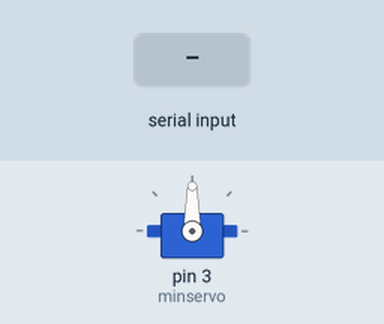
Simulated run of this sketch. Board: Arduino Uno, built with avr-gcc and run on an emulated ATmega328P. Parts: servo. The inputs (shaded band) are chosen by the test bench.

Above: at 1.2 s.
1.3 s: "1" received over Serial
At 2.3 s:
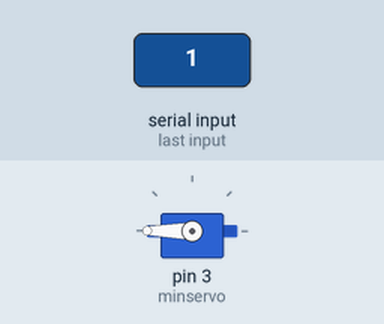
2.8 s: "0" received over Serial
At 3.4 s:
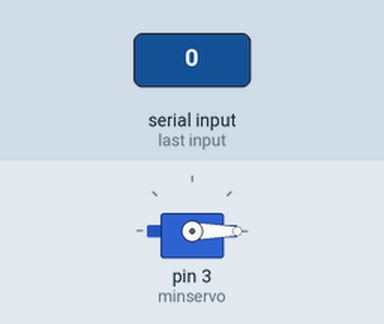
Timing chart, 0 to 5.8 s (numbered marks = the images above; inputs shaded):
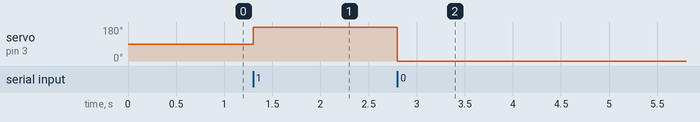

The sketch:

servo_serial.ino
```cpp
// 180 micro servo på pin 3
//öppna serial monitorn och skriv "10101000001110010" och ENTER(skicka)


#include <Servo.h> // sevo klassen
Servo minservo;  // gör en medlem av en servo klass


void setup()
{
  Serial.begin(9600);
  minservo.attach(3);  // attaches the servo on pin 9 to the servo object
}


void loop()
{
  int val;
  if (Serial.available() > 0) {


    char val =Serial.read();


    if(val=='1'){
      minservo.write(180);              //säg till servon att gå höger klockvis
      delay(100);
    }
    if(val=='0'){
      minservo.write(0);             //säg till servon att gå vänster antiklockvis
      delay(100);
    }
  }
}
```

Measured:
- after the input at 1.3 s, servo on pin 3 (minservo): 90° → 180° at once
- after the input at 2.8 s, servo on pin 3 (minservo): 180° → 0° at once
